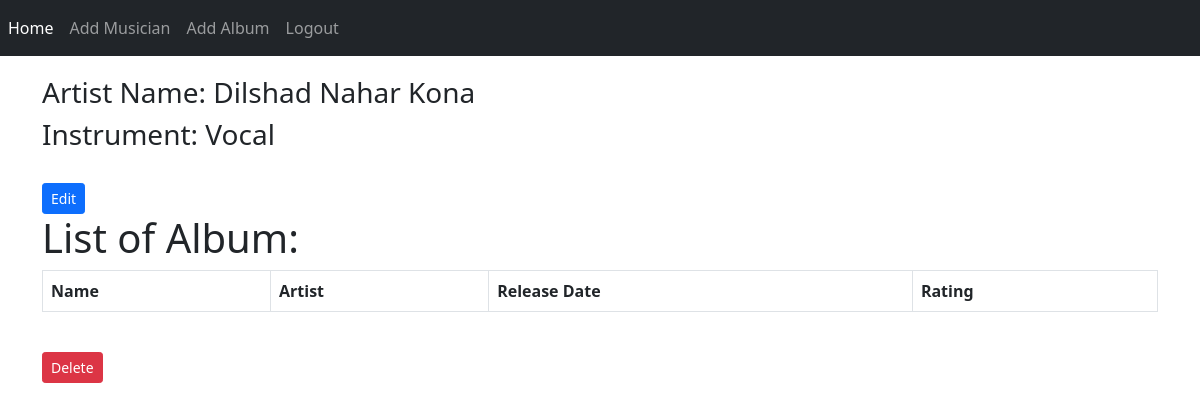
The app's page /album_list/6 (signed in) with its own data.
### adding/models.py (models this page shows, shortened)
class Musician(models.Model):
    first_name = models.CharField(max_length=50)
    last_name = models.CharField(max_length=50)
    instrument = models.CharField(max_length=100)

### adding/views.py (the view)
# urls.py: path('album_list/<int:artist_id>', views.album_list, name='album_list'),
@login_required
def album_list(request, artist_id):
    artist_info = Musician.objects.get(pk=artist_id)
    album_list = Album.objects.filter(artist=artist_info)
    diction = {'title':'Album List','artist_info':artist_info,'album_list':album_list}
    return render(request, 'adding/album_list.html', context=diction)

### templates/adding/album_list.html (shortened to what this page needs)
{% extends 'adding/base.html' %}
{% block body_block %}
<h3>Artist Name: {{ artist_info.first_name }} {{ artist_info.last_name }}</h3>
<h3>Instrument: {{ artist_info.instrument }}</h3>
<br>
<a href="{% url 'adding:edit_artist' artist_id=artist_info.id %}" class="btn btn-primary btn-sm">Edit</a>
<br>
<h1>List of Album:</h1>
<table class="table table-bordered">
  <tr>
    <th>Name</th>
    <th>Artist</th>
    <th>Release Date</th>
    <th>Rating</th>
  </tr>
</table>
<br>
<a href="{% url 'adding:delete_artist' artist_id=artist_info.id %}" class="btn btn-danger btn-sm">Delete</a>
{% endblock %}

### records on screen
Musician: first_name "Dilshad Nahar", last_name "Kona", instrument "Vocal"
